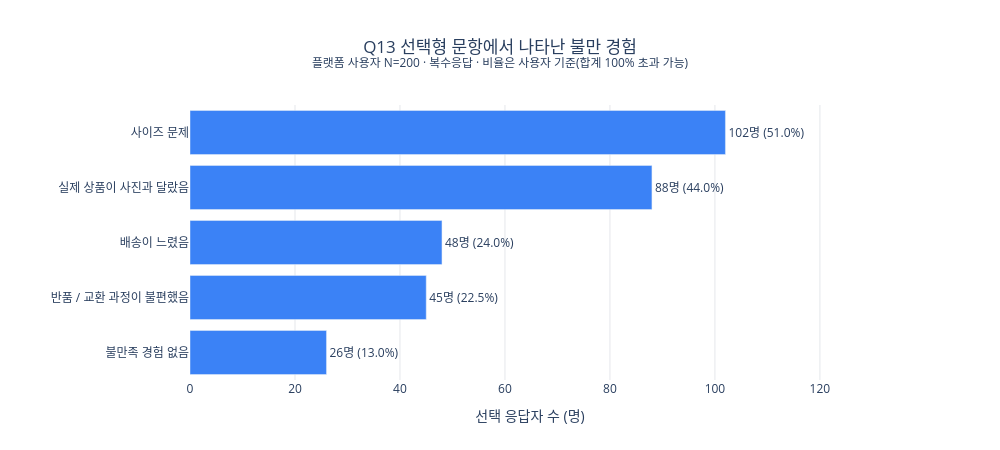

Write notebook code for a chart like this one.
### Code cell
# Q13 선택형 복수응답: 플랫폼 사용자 200명을 분모로 응답 수와 선택률 표시
fig = go.Figure(go.Bar(
    x=q13_table['선택 응답자'].to_numpy(),
    y=q13_table.index.tolist(),
    orientation='h',
    marker_color=COLORS['view'],
    text=[f'{int(count)}명 ({pct:.1f}%)' for count, pct in
          zip(q13_table['선택 응답자'], q13_table['선택률 (%)'])],
    textposition='outside',
    cliponaxis=False,
    hovertemplate='%{y}<br>%{text}<extra></extra>',
))
fig.update_xaxes(title_text='선택 응답자 수 (명)',
                 range=[0, q13_table['선택 응답자'].max() * 1.27], gridcolor='#E5E7EB')
fig.update_yaxes(autorange='reversed')
fig.update_layout(
    title=dict(text=f'Q13 선택형 문항에서 나타난 불만 경험<br><sup>플랫폼 사용자 N={len(users)} · 복수응답 · 비율은 사용자 기준(합계 100% 초과 가능)</sup>', x=0.5),
    paper_bgcolor='white', plot_bgcolor='white',
    height=450, width=1000, margin=dict(l=190, r=130, t=105, b=70),
    showlegend=False,
)
fig.show()

### Figure 1 — Plotly figure (JSON) as saved in the notebook; plotly's stock layout.template omitted (floating-point values rounded to 4 significant figures)
{"data": [{"cliponaxis": false, "hovertemplate": "%{y}<br>%{text}<extra></extra>", "marker": {"color": "#3B82F6"}, "orientation": "h", "text": ["102명 (51.0%)", "88명 (44.0%)", "48명 (24.0%)", "45명 (22.5%)", "26명 (13.0%)"], "textposition": "outside", "type": "bar", "x": [102, 88, 48, 45, 26], "y": ["사이즈 문제", "실제 상품이 사진과 달랐음", "배송이 느렸음", "반품 / 교환 과정이 불편했음", "불만족 경험 없음"]}], "layout": {"height": 450, "margin": {"b": 70, "l": 190, "r": 130, "t": 105}, "paper_bgcolor": "white", "plot_bgcolor": "white", "showlegend": false, "title": {"text": "Q13 선택형 문항에서 나타난 불만 경험<br><sup>플랫폼 사용자 N=200 · 복수응답 · 비율은 사용자 기준(합계 100% 초과 가능)</sup>", "x": 0.5}, "width": 1000, "xaxis": {"gridcolor": "#E5E7EB", "range": [0, 129.5], "title": {"text": "선택 응답자 수 (명)"}}, "yaxis": {"autorange": "reversed"}}}
